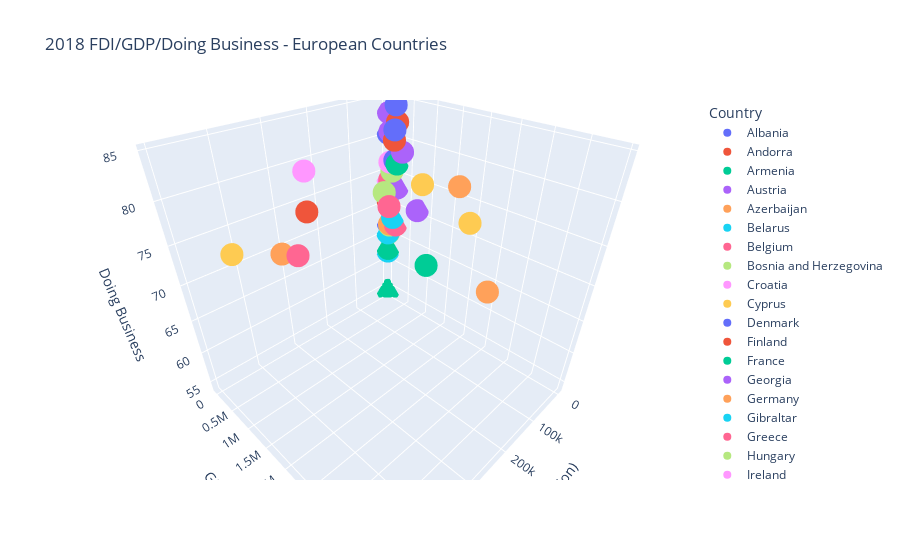

The code cell stored with this chart in its notebook:
### Code cell
europe_fdi_gdp_db_3d = px.scatter_3d(
    europe_format_name,
    x="FDI USA (million)",
    y="GDP (million)",
    z="Doing Business",
    title="2018 FDI/GDP/Doing Business - European Countries",
    color="Country",
)
europe_fdi_gdp_db_3d.write_image("europe_fdi_gdp_db_3d.png")
europe_fdi_gdp_db_3d

### Figure 1 — Plotly figure (JSON) as saved in the notebook; plotly's stock layout.template omitted (floating-point values rounded to 4 significant figures)
{"data": [{"hovertemplate": "Country=Albania<br>FDI USA (million)=%{x}<br>GDP (million)=%{y}<br>Doing Business=%{z}<extra></extra>", "legendgroup": "Albania", "marker": {"color": "#636efa", "symbol": "circle"}, "mode": "markers", "name": "Albania", "scene": "scene", "showlegend": true, "type": "scatter3d", "x": [0], "y": [15150.0], "z": [66.8]}, {"hovertemplate": "Country=Andorra<br>FDI USA (million)=%{x}<br>GDP (million)=%{y}<br>Doing Business=%{z}<extra></extra>", "legendgroup": "Andorra", "marker": {"color": "#EF553B", "symbol": "circle"}, "mode": "markers", "name": "Andorra", "scene": "scene", "showlegend": true, "type": "scatter3d", "x": [0], "y": [3218.0], "z": [null]}, {"hovertemplate": "Country=Armenia<br>FDI USA (million)=%{x}<br>GDP (million)=%{y}<br>Doing Business=%{z}<extra></extra>", "legendgroup": "Armenia", "marker": {"color": "#00cc96", "symbol": "circle"}, "mode": "markers", "name": "Armenia", "scene": "scene", "showlegend": true, "type": "scatter3d", "x": [3], "y": [12460.0], "z": [71.5]}, {"hovertemplate": "Country=Austria<br>FDI USA (million)=%{x}<br>GDP (million)=%{y}<br>Doing Business=%{z}<extra></extra>", "legendgroup": "Austria", "marker": {"color": "#ab63fa", "symbol": "circle"}, "mode": "markers", "name": "Austria", "scene": "scene", "showlegend": true, "type": "scatter3d", "x": [12392], "y": [455500.0], "z": [78.7]}, {"hovertemplate": "Country=Azerbaijan<br>FDI USA (million)=%{x}<br>GDP (million)=%{y}<br>Doing Business=%{z}<extra></extra>", "legendgroup": "Azerbaijan", "marker": {"color": "#FFA15A", "symbol": "circle"}, "mode": "markers", "name": "Azerbaijan", "scene": "scene", "showlegend": true, "type": "scatter3d", "x": [-2], "y": [47110.0], "z": [66.8]}, {"hovertemplate": "Country=Belarus<br>FDI USA (million)=%{x}<br>GDP (million)=%{y}<br>Doing Business=%{z}<extra></extra>", "legendgroup": "Belarus", "marker": {"color": "#19d3f3", "symbol": "circle"}, "mode": "markers", "name": "Belarus", "scene": "scene", "showlegend": true, "type": "scatter3d", "x": [4], "y": [60030.0], "z": [73.6]}, {"hovertemplate": "Country=Belgium<br>FDI USA (million)=%{x}<br>GDP (million)=%{y}<br>Doing Business=%{z}<extra></extra>", "legendgroup": "Belgium", "marker": {"color": "#FF6692", "symbol": "circle"}, "mode": "markers", "name": "Belgium", "scene": "scene", "showlegend": true, "type": "scatter3d", "x": [64661], "y": [542700.0], "z": [72.2]}, {"hovertemplate": "Country=Bosnia and Herzegovina<br>FDI USA (million)=%{x}<br>GDP (million)=%{y}<br>Doing Business=%{z}<extra></extra>", "legendgroup": "Bosnia and Herzegovina", "marker": {"color": "#B6E880", "symbol": "circle"}, "mode": "markers", "name": "Bosnia and Herzegovina", "scene": "scene", "showlegend": true, "type": "scatter3d", "x": [0], "y": [20180.0], "z": [65.2]}, {"hovertemplate": "Country=Croatia<br>FDI USA (million)=%{x}<br>GDP (million)=%{y}<br>Doing Business=%{z}<extra></extra>", "legendgroup": "Croatia", "marker": {"color": "#FF97FF", "symbol": "circle"}, "mode": "markers", "name": "Croatia", "scene": "scene", "showlegend": true, "type": "scatter3d", "x": [19], "y": [60990.0], "z": [72.6]}, {"hovertemplate": "Country=Cyprus<br>FDI USA (million)=%{x}<br>GDP (million)=%{y}<br>Doing Business=%{z}<extra></extra>", "legendgroup": "Cyprus", "marker": {"color": "#FECB52", "symbol": "circle"}, "mode": "markers", "name": "Cyprus", "scene": "scene", "showlegend": true, "type": "scatter3d", "x": [323], "y": [24960.0], "z": [72.3]}, {"hovertemplate": "Country=Denmark<br>FDI USA (million)=%{x}<br>GDP (million)=%{y}<br>Doing Business=%{z}<extra></extra>", "legendgroup": "Denmark", "marker": {"color": "#636efa", "symbol": "circle"}, "mode": "markers", "name": "Denmark", "scene": "scene", "showlegend": true, "type": "scatter3d", "x": [20654], "y": [355700.0], "z": [84.6]}, {"hovertemplate": "Country=Finland<br>FDI USA (million)=%{x}<br>GDP (million)=%{y}<br>Doing Business=%{z}<extra></extra>", "legendgroup": "Finland", "marker": {"color": "#EF553B", "symbol": "circle"}, "mode": "markers", "name": "Finland", "scene": "scene", "showlegend": true, "type": "scatter3d", "x": [14464], "y": [275900.0], "z": [80]}, {"hovertemplate": "Country=France<br>FDI USA (million)=%{x}<br>GDP (million)=%{y}<br>Doing Business=%{z}<extra></extra>", "legendgroup": "France", "marker": {"color": "#00cc96", "symbol": "circle"}, "mode": "markers", "name": "France", "scene": "scene", "showlegend": true, "type": "scatter3d", "x": [268169], "y": [2788000.0], "z": [76]}, {"hovertemplate": "Country=Georgia<br>FDI USA (million)=%{x}<br>GDP (million)=%{y}<br>Doing Business=%{z}<extra></extra>", "legendgroup": "Georgia", "marker": {"color": "#ab63fa", "symbol": "circle"}, "mode": "markers", "name": "Georgia", "scene": "scene", "showlegend": true, "type": "scatter3d", "x": [0], "y": [17600.0], "z": [83]}, {"hovertemplate": "Country=Germany<br>FDI USA (million)=%{x}<br>GDP (million)=%{y}<br>Doing Business=%{z}<extra></extra>", "legendgroup": "Germany", "marker": {"color": "#FFA15A", "symbol": "circle"}, "mode": "markers", "name": "Germany", "scene": "scene", "showlegend": true, "type": "scatter3d", "x": [328124], "y": [3950000.0], "z": [79.3]}, {"hovertemplate": "Country=Gibraltar<br>FDI USA (million)=%{x}<br>GDP (million)=%{y}<br>Doing Business=%{z}<extra></extra>", "legendgroup": "Gibraltar", "marker": {"color": "#19d3f3", "symbol": "circle"}, "mode": "markers", "name": "Gibraltar", "scene": "scene", "showlegend": true, "type": "scatter3d", "x": [9367], "y": [null], "z": [null]}, {"hovertemplate": "Country=Greece<br>FDI USA (million)=%{x}<br>GDP (million)=%{y}<br>Doing Business=%{z}<extra></extra>", "legendgroup": "Greece", "marker": {"color": "#FF6692", "symbol": "circle"}, "mode": "markers", "name": "Greece", "scene": "scene", "showlegend": true, "type": "scatter3d", "x": [639], "y": [218100.0], "z": [67.1]}, {"hovertemplate": "Country=Hungary<br>FDI USA (million)=%{x}<br>GDP (million)=%{y}<br>Doing Business=%{z}<extra></extra>", "legendgroup": "Hungary", "marker": {"color": "#B6E880", "symbol": "circle"}, "mode": "markers", "name": "Hungary", "scene": "scene", "showlegend": true, "type": "scatter3d", "x": [31730], "y": [157900.0], "z": [72.7]}, {"hovertemplate": "Country=Ireland<br>FDI USA (million)=%{x}<br>GDP (million)=%{y}<br>Doing Business=%{z}<extra></extra>", "legendgroup": "Ireland", "marker": {"color": "#FF97FF", "symbol": "circle"}, "mode": "markers", "name": "Ireland", "scene": "scene", "showlegend": true, "type": "scatter3d", "x": [265004], "y": [382700.0], "z": [80.1]}, {"hovertemplate": "Country=Italy<br>FDI USA (million)=%{x}<br>GDP (million)=%{y}<br>Doing Business=%{z}<extra></extra>", "legendgroup": "Italy", "marker": {"color": "#FECB52", "symbol": "circle"}, "mode": "markers", "name": "Italy", "scene": "scene", "showlegend": true, "type": "scatter3d", "x": [30749], "y": [2086000.0], "z": [73.2]}, {"hovertemplate": "Country=Kazakhstan<br>FDI USA (million)=%{x}<br>GDP (million)=%{y}<br>Doing Business=%{z}<extra></extra>", "legendgroup": "Kazakhstan", "marker": {"color": "#636efa", "symbol": "circle"}, "mode": "markers", "name": "Kazakhstan", "scene": "scene", "showlegend": true, "type": "scatter3d", "x": [0], "y": [179300.0], "z": [76.9]}, {"hovertemplate": "Country=Kosovo<br>FDI USA (million)=%{x}<br>GDP (million)=%{y}<br>Doing Business=%{z}<extra></extra>", "legendgroup": "Kosovo", "marker": {"color": "#EF553B", "symbol": "circle"}, "mode": "markers", "name": "Kosovo", "scene": "scene", "showlegend": true, "type": "scatter3d", "x": [0], "y": [7943.0], "z": [70.5]}, {"hovertemplate": "Country=Kyrgyz Republic<br>FDI USA (million)=%{x}<br>GDP (million)=%{y}<br>Doing Business=%{z}<extra></extra>", "legendgroup": "Kyrgyz Republic", "marker": {"color": "#00cc96", "symbol": "circle"}, "mode": "markers", "name": "Kyrgyz Republic", "scene": "scene", "showlegend": true, "type": "scatter3d", "x": [0], "y": [8271.0], "z": [62.4]}, {"hovertemplate": "Country=Lithuania<br>FDI USA (million)=%{x}<br>GDP (million)=%{y}<br>Doing Business=%{z}<extra></extra>", "legendgroup": "Lithuania", "marker": {"color": "#ab63fa", "symbol": "circle"}, "mode": "markers", "name": "Lithuania", "scene": "scene", "showlegend": true, "type": "scatter3d", "x": [-4], "y": [53460.0], "z": [80.6]}, {"hovertemplate": "Country=Luxembourg<br>FDI USA (million)=%{x}<br>GDP (million)=%{y}<br>Doing Business=%{z}<extra></extra>", "legendgroup": "Luxembourg", "marker": {"color": "#FFA15A", "symbol": "circle"}, "mode": "markers", "name": "Luxembourg", "scene": "scene", "showlegend": true, "type": "scatter3d", "x": [312976], "y": [70920.0], "z": [69.6]}, {"hovertemplate": "Country=Malta<br>FDI USA (million)=%{x}<br>GDP (million)=%{y}<br>Doing Business=%{z}<extra></extra>", "legendgroup": "Malta", "marker": {"color": "#19d3f3", "symbol": "circle"}, "mode": "markers", "name": "Malta", "scene": "scene", "showlegend": true, "type": "scatter3d", "x": [1557], "y": [14600.0], "z": [65.2]}, {"hovertemplate": "Country=Moldova<br>FDI USA (million)=%{x}<br>GDP (million)=%{y}<br>Doing Business=%{z}<extra></extra>", "legendgroup": "Moldova", "marker": {"color": "#FF6692", "symbol": "circle"}, "mode": "markers", "name": "Moldova", "scene": "scene", "showlegend": true, "type": "scatter3d", "x": [0], "y": [11460.0], "z": [72.7]}, {"hovertemplate": "Country=Monaco<br>FDI USA (million)=%{x}<br>GDP (million)=%{y}<br>Doing Business=%{z}<extra></extra>", "legendgroup": "Monaco", "marker": {"color": "#B6E880", "symbol": "circle"}, "mode": "markers", "name": "Monaco", "scene": "scene", "showlegend": true, "type": "scatter3d", "x": [-26], "y": [7188.0], "z": [null]}, {"hovertemplate": "Country=Montenegro<br>FDI USA (million)=%{x}<br>GDP (million)=%{y}<br>Doing Business=%{z}<extra></extra>", "legendgroup": "Montenegro", "marker": {"color": "#FF97FF", "symbol": "circle"}, "mode": "markers", "name": "Montenegro", "scene": "scene", "showlegend": true, "type": "scatter3d", "x": [0], "y": [5507.0], "z": [73.8]}, {"hovertemplate": "Country=Netherlands<br>FDI USA (million)=%{x}<br>GDP (million)=%{y}<br>Doing Business=%{z}<extra></extra>", "legendgroup": "Netherlands", "marker": {"color": "#FECB52", "symbol": "circle"}, "mode": "markers", "name": "Netherlands", "scene": "scene", "showlegend": true, "type": "scatter3d", "x": [462303], "y": [914100.0], "z": [76.1]}, {"hovertemplate": "Country=North Macedonia<br>FDI USA (million)=%{x}<br>GDP (million)=%{y}<br>Doing Business=%{z}<extra></extra>", "legendgroup": "North Macedonia", "marker": {"color": "#636efa", "symbol": "circle"}, "mode": "markers", "name": "North Macedonia", "scene": "scene", "showlegend": true, "type": "scatter3d", "x": [-1], "y": [12630.0], "z": [80.3]}, {"hovertemplate": "Country=Norway<br>FDI USA (million)=%{x}<br>GDP (million)=%{y}<br>Doing Business=%{z}<extra></extra>", "legendgroup": "Norway", "marker": {"color": "#EF553B", "symbol": "circle"}, "mode": "markers", "name": "Norway", "scene": "scene", "showlegend": true, "type": "scatter3d", "x": [26007], "y": [434200.0], "z": [82.7]}, {"hovertemplate": "Country=Portugal<br>FDI USA (million)=%{x}<br>GDP (million)=%{y}<br>Doing Business=%{z}<extra></extra>", "legendgroup": "Portugal", "marker": {"color": "#00cc96", "symbol": "circle"}, "mode": "markers", "name": "Portugal", "scene": "scene", "showlegend": true, "type": "scatter3d", "x": [1056], "y": [241300.0], "z": [76.5]}, {"hovertemplate": "Country=Romania<br>FDI USA (million)=%{x}<br>GDP (million)=%{y}<br>Doing Business=%{z}<extra></extra>", "legendgroup": "Romania", "marker": {"color": "#ab63fa", "symbol": "circle"}, "mode": "markers", "name": "Romania", "scene": "scene", "showlegend": true, "type": "scatter3d", "x": [3], "y": [241600.0], "z": [73]}, {"hovertemplate": "Country=Russian Federation<br>FDI USA (million)=%{x}<br>GDP (million)=%{y}<br>Doing Business=%{z}<extra></extra>", "legendgroup": "Russian Federation", "marker": {"color": "#FFA15A", "symbol": "circle"}, "mode": "markers", "name": "Russian Federation", "scene": "scene", "showlegend": true, "type": "scatter3d", "x": [4455], "y": [1670000.0], "z": [76.5]}, {"hovertemplate": "Country=San Marino<br>FDI USA (million)=%{x}<br>GDP (million)=%{y}<br>Doing Business=%{z}<extra></extra>", "legendgroup": "San Marino", "marker": {"color": "#19d3f3", "symbol": "circle"}, "mode": "markers", "name": "San Marino", "scene": "scene", "showlegend": true, "type": "scatter3d", "x": [0], "y": [1638.0], "z": [61.9]}, {"hovertemplate": "Country=Serbia<br>FDI USA (million)=%{x}<br>GDP (million)=%{y}<br>Doing Business=%{z}<extra></extra>", "legendgroup": "Serbia", "marker": {"color": "#FF6692", "symbol": "circle"}, "mode": "markers", "name": "Serbia", "scene": "scene", "showlegend": true, "type": "scatter3d", "x": [3], "y": [50600.0], "z": [73.8]}, {"hovertemplate": "Country=Slovak Republic<br>FDI USA (million)=%{x}<br>GDP (million)=%{y}<br>Doing Business=%{z}<extra></extra>", "legendgroup": "Slovak Republic", "marker": {"color": "#B6E880", "symbol": "circle"}, "mode": "markers", "name": "Slovak Republic", "scene": "scene", "showlegend": true, "type": "scatter3d", "x": [14], "y": [105800.0], "z": [75.2]}, {"hovertemplate": "Country=Slovenia<br>FDI USA (million)=%{x}<br>GDP (million)=%{y}<br>Doing Business=%{z}<extra></extra>", "legendgroup": "Slovenia", "marker": {"color": "#FF97FF", "symbol": "circle"}, "mode": "markers", "name": "Slovenia", "scene": "scene", "showlegend": true, "type": "scatter3d", "x": [6], "y": [54030.0], "z": [76.4]}, {"hovertemplate": "Country=Spain<br>FDI USA (million)=%{x}<br>GDP (million)=%{y}<br>Doing Business=%{z}<extra></extra>", "legendgroup": "Spain", "marker": {"color": "#FECB52", "symbol": "circle"}, "mode": "markers", "name": "Spain", "scene": "scene", "showlegend": true, "type": "scatter3d", "x": [83379], "y": [1420000.0], "z": [77.6]}, {"hovertemplate": "Country=Sweden<br>FDI USA (million)=%{x}<br>GDP (million)=%{y}<br>Doing Business=%{z}<extra></extra>", "legendgroup": "Sweden", "marker": {"color": "#636efa", "symbol": "circle"}, "mode": "markers", "name": "Sweden", "scene": "scene", "showlegend": true, "type": "scatter3d", "x": [49546], "y": [555500.0], "z": [82.2]}, {"hovertemplate": "Country=Switzerland<br>FDI USA (million)=%{x}<br>GDP (million)=%{y}<br>Doing Business=%{z}<extra></extra>", "legendgroup": "Switzerland", "marker": {"color": "#EF553B", "symbol": "circle"}, "mode": "markers", "name": "Switzerland", "scene": "scene", "showlegend": true, "type": "scatter3d", "x": [295783], "y": [705100.0], "z": [76.6]}, {"hovertemplate": "Country=Tajikistan<br>FDI USA (million)=%{x}<br>GDP (million)=%{y}<br>Doing Business=%{z}<extra></extra>", "legendgroup": "Tajikistan", "marker": {"color": "#00cc96", "symbol": "circle"}, "mode": "markers", "name": "Tajikistan", "scene": "scene", "showlegend": true, "type": "scatter3d", "x": [0], "y": [7523.0], "z": [54.3]}, {"hovertemplate": "Country=Turkey<br>FDI USA (million)=%{x}<br>GDP (million)=%{y}<br>Doing Business=%{z}<extra></extra>", "legendgroup": "Turkey", "marker": {"color": "#ab63fa", "symbol": "circle"}, "mode": "markers", "name": "Turkey", "scene": "scene", "showlegend": true, "type": "scatter3d", "x": [2175], "y": [771400.0], "z": [70.9]}, {"hovertemplate": "Country=Turkmenistan<br>FDI USA (million)=%{x}<br>GDP (million)=%{y}<br>Doing Business=%{z}<extra></extra>", "legendgroup": "Turkmenistan", "marker": {"color": "#FFA15A", "symbol": "circle"}, "mode": "markers", "name": "Turkmenistan", "scene": "scene", "showlegend": true, "type": "scatter3d", "x": [0], "y": [40760.0], "z": [null]}, {"hovertemplate": "Country=Ukraine<br>FDI USA (million)=%{x}<br>GDP (million)=%{y}<br>Doing Business=%{z}<extra></extra>", "legendgroup": "Ukraine", "marker": {"color": "#19d3f3", "symbol": "circle"}, "mode": "markers", "name": "Ukraine", "scene": "scene", "showlegend": true, "type": "scatter3d", "x": [-3], "y": [130900.0], "z": [68.1]}, {"hovertemplate": "Country=United Kingdom<br>FDI USA (million)=%{x}<br>GDP (million)=%{y}<br>Doing Business=%{z}<extra></extra>", "legendgroup": "United Kingdom", "marker": {"color": "#FF6692", "symbol": "circle"}, "mode": "markers", "name": "United Kingdom", "scene": "scene", "showlegend": true, "type": "scatter3d", "x": [496622], "y": [2861000.0], "z": [83.2]}, {"hovertemplate": "Country=Uzbekistan<br>FDI USA (million)=%{x}<br>GDP (million)=%{y}<br>Doing Business=%{z}<extra></extra>", "legendgroup": "Uzbekistan", "marker": {"color": "#B6E880", "symbol": "circle"}, "mode": "markers", "name": "Uzbekistan", "scene": "scene", "showlegend": true, "type": "scatter3d", "x": [0], "y": [50390.0], "z": [66.6]}, {"hovertemplate": "Country=Vatican City<br>FDI USA (million)=%{x}<br>GDP (million)=%{y}<br>Doing Business=%{z}<extra></extra>", "legendgroup": "Vatican City", "marker": {"color": "#FF97FF", "symbol": "circle"}, "mode": "markers", "name": "Vatican City", "scene": "scene", "showlegend": true, "type": "scatter3d", "x": [0], "y": [null], "z": [null]}], "layout": {"autosize": true, "legend": {"title": {"text": "Country"}, "tracegroupgap": 0}, "scene": {"aspectmode": "auto", "aspectratio": {"x": 1, "y": 1, "z": 1}, "camera": {"center": {"x": 0, "y": 0, "z": 0}, "eye": {"x": 0.9103, "y": 0.9103, "z": 0.9103}, "projection": {"type": "perspective"}, "up": {"x": 0, "y": 0, "z": 1}}, "domain": {"x": [0, 1], "y": [0, 1]}, "xaxis": {"title": {"text": "FDI USA (million)"}, "type": "linear"}, "yaxis": {"title": {"text": "GDP (million)"}, "type": "linear"}, "zaxis": {"title": {"text": "Doing Business"}, "type": "linear"}}, "title": {"text": "2018 FDI/GDP/Doing Business - European Countries"}}}
